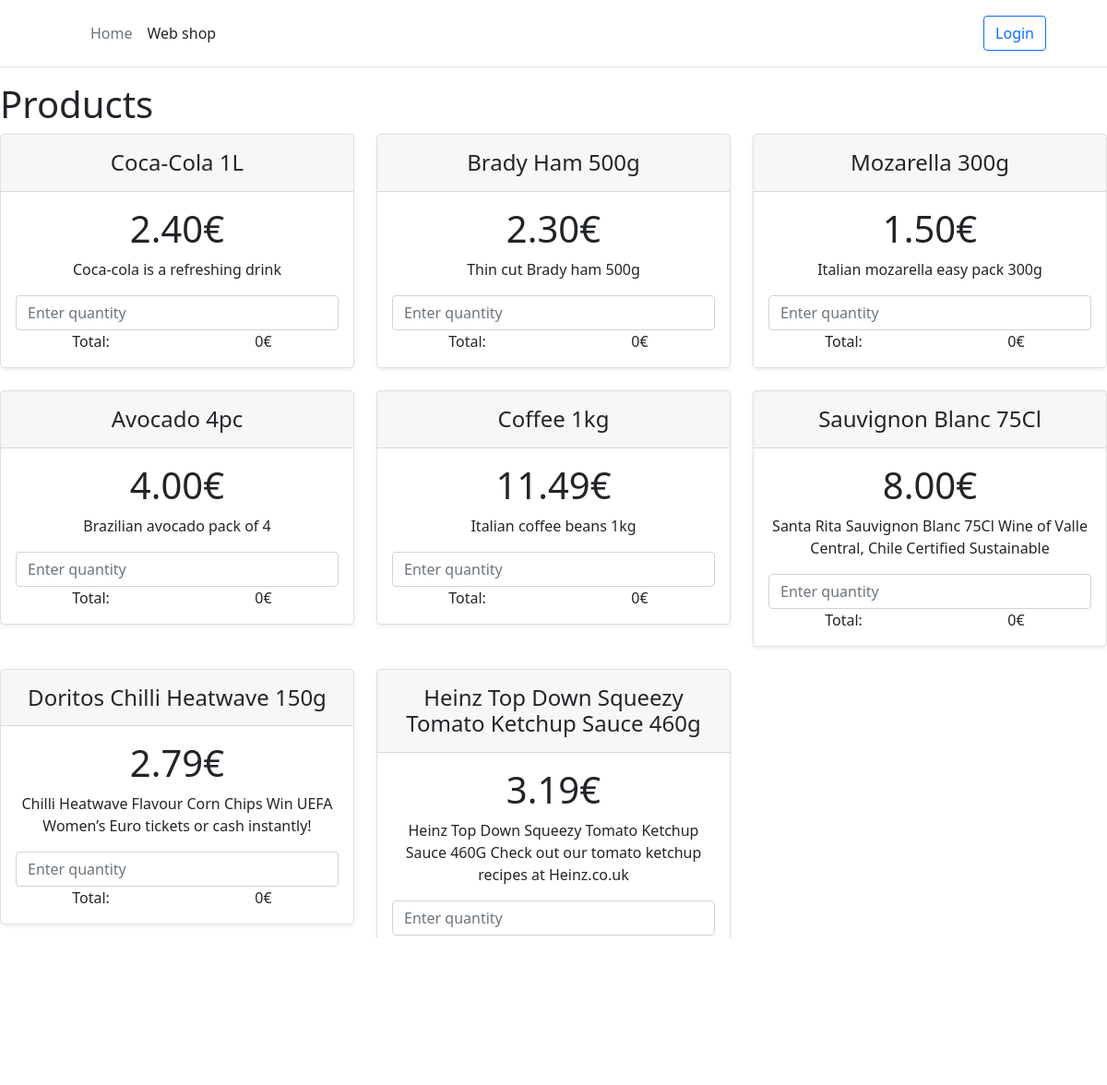
/products.php, run on the app's committed database.
### tables this page shows
CREATE TABLE `product` (
  `ProductID` int(11) NOT NULL,
  `Name` text NOT NULL,
  `Description` text NOT NULL,
  `Price` decimal(10,2) NOT NULL
);

### includes/database.php (called while the page is built, shortened)
<?php
$hostName = "localhost";
$userName = "g00411296";
$password = "W2A(wVUPCa/NkYj";
$databaseName = "g00411296";
$connError = "no value";
$conn = new mysqli($hostName, $userName, $password, $databaseName);
function fetch_data($tableName, $columns, $orderBy, $limit)
{
    global $connError;
    global $conn;
    if (empty($conn)) {
        $msg = "Database connection error: " . $connError;
    } elseif (empty($columns) || !is_array($columns)) {
        $msg = "columns Name must be defined in an indexed array";
    } elseif (empty($tableName)) {
        $msg = "Table Name is empty";
    } else {
        $columnName = implode(", ", $columns);
        $query = "SELECT " . $columnName . " FROM $tableName";
        $result = $conn->query($query);
        if ($result == true) {
            if ($result->num_rows > 0) {
                $row = mysqli_fetch_all($result, MYSQLI_ASSOC);
                $msg = $row;
            } else {
                $msg = "No Data Found";
            }
        } else {
            $msg = mysqli_error($conn);
        }
    }
    return $msg;
}
?>

### products.php (the view, shortened to what this page needs)
<?php include "includes/database.php" ?><!doctype html>
<html lang="en">
<head>
    <?php include "includes/meta.php" ?>
</head>
<body>
    <?php include "includes/header.php" ?>
    <h1><?php
    $orderCompleted = count($_POST)>0;
    echo $orderCompleted?'Order details':'Products'
    ?></h1>
    <?php
    $products = fetch_data("product", ["ProductID", "Name", "Description", "Price"], "", "");
    if (is_array($products)) {
    ?>
    <form method="post">
    <div class="row row-cols-1 row-cols-md-3 mb-3 text-center">
    <?php
        foreach($products as $data)
        {
        ?>
        <div class="col<?php echo $orderCompleted?'-12':'' ?>">
            <div class="card mb-4 rounded-3 shadow-sm">
                <div class="card-header py-3">
                    <h4 class="my-0 fw-normal"><?php echo $data['Name']??''; ?></h4>
                </div>
                <div class="card-body">
                    <h1 class="card-title pricing-card-title <?php echo $orderCompleted?'small':'' ?>"><span id="price<?php echo $data['ProductID']??''; ?>"><?php echo $data['Price']??''; ?></span>€</h1>
                    <p><?php echo $data['Description']??''; ?></p>
                    <?php
                    if ($orderCompleted) {
                    ?>
                    Quantity: <?php echo $_POST['quantity' . $data['ProductID']]??''; ?><br>
                    Total: <?php echo ( bcmul (($_POST['quantity' . $data['ProductID']]??0), $data['Price'], 2) ); ?><br>
                    <?php
                    }
                    else {
                    ?>
                    <input onchange="onQuantityChange(<?php echo $data['ProductID']??''; ?>)" name="quantity<?php echo $data['ProductID']??''; ?>" id="quantity<?php echo $data['ProductID']??''; ?>" min="0" step="1" type="number" class="form-control" placeholder="Enter quantity">
                    <div class="row">
                        <div class="col-6">Total: </div>
                        <div class="col-6"><label id="total<?php echo $data['ProductID']??''; ?>">0</label>€</div>
                    </div>
                    <?php
                    }
                    ?>
                </div>
            </div>
        </div>
        <?php
            }
        ?>
    </div>
    <div class="row">
        <div class="col-6"><h2>Order total: <span id="orderTotal"><?php echo $_POST['OrderTotal']??'0'; ?></span>€</h2></div>
        <?php
        if($orderCompleted == false)
        {
        ?>
        <div class="col-6"><button type="submit" class="btn btn-lg btn-outline-primary">Purchase</button></div>
        <?php
        }
        ?>
    </div>
    <hr>
    </form>
    <?php
    }
    ?>
</body>
</html>

### includes/meta.php (shortened to what this page needs)
<link href="https://cdn.jsdelivr.net/npm/bootstrap@5.0.2/dist/css/bootstrap.min.css" rel="stylesheet">

### includes/header.php
<header class="p-3 mb-3 border-bottom">
    <div class="container">
        <div class="d-flex flex-wrap align-items-center justify-content-center justify-content-lg-start">
            <a href="/" class="d-flex align-items-center mb-2 mb-lg-0 text-dark text-decoration-none">
                <svg class="bi me-2" width="40" height="32" role="img" aria-label="Bootstrap">
                    <use xlink:href="#bootstrap"></use>
                </svg>
            </a>
            <ul class="nav col-12 col-lg-auto me-lg-auto mb-2 justify-content-center mb-md-0">
                <li><a href="index.php" class="nav-link px-2 link-secondary">Home</a></li>
                <li><a href="products.php" class="nav-link px-2 link-dark">Web shop</a></li>
            </ul>
            <?php if (isset($_SESSION['loggedin']) && $_SESSION['loggedin'] == true) : ?>
                <div class="dropdown text-end">
                    <a href="#" class="d-block link-dark text-decoration-none dropdown-toggle" id="dropdownUser1" data-bs-toggle="dropdown" aria-expanded="false">
                        <img src="https://github.com/mdo.png" alt="mdo" width="32" height="32" class="rounded-circle">
                    </a>
                    <ul class="dropdown-menu text-small" aria-labelledby="dropdownUser1" style="">
                        <li><a class="dropdown-item" href="#">Sign out</a></li>
                    </ul>
                </div>
            <?php else : ?>
                <form class="col-12 col-lg-auto mb-3 mb-lg-0 me-lg-3">
                    <a href="login.php" class="btn btn-outline-primary me-2">Login</a>
                </form>
            <?php endif ?>
        </div>
    </div>
</header>

### data on the page
product: Name "Coca-Cola 1L", Price "2.40", Description "Coca-cola is a refreshing drink"
product: Name "Brady Ham 500g", Price "2.30", Description "Thin cut Brady ham 500g"
product: Name "Mozarella 300g", Price "1.50", Description "Italian mozarella easy pack 300g"
product: Name "Avocado 4pc", Price "4.00", Description "Brazilian avocado pack of 4"
product: Name "Coffee 1kg", Price "11.49", Description "Italian coffee beans 1kg"
product: Name "Sauvignon Blanc 75Cl", Price "8.00", Description "Santa Rita Sauvignon Blanc 75Cl Wine of Valle Central, Chile Certified Sustainable"
product: Name "Doritos Chilli Heatwave 150g", Price "2.79", Description "Chilli Heatwave Flavour Corn Chips Win UEFA Women’s Euro tickets or cash instantly!"
product: Name "Heinz Top Down Squeezy Tomato Ketchup Sauce 460g", Price "3.19", Description "Heinz Top Down Squeezy Tomato Ketchup Sauce 460G Check out our tomato ketchup recipes at Heinz.co.uk"
